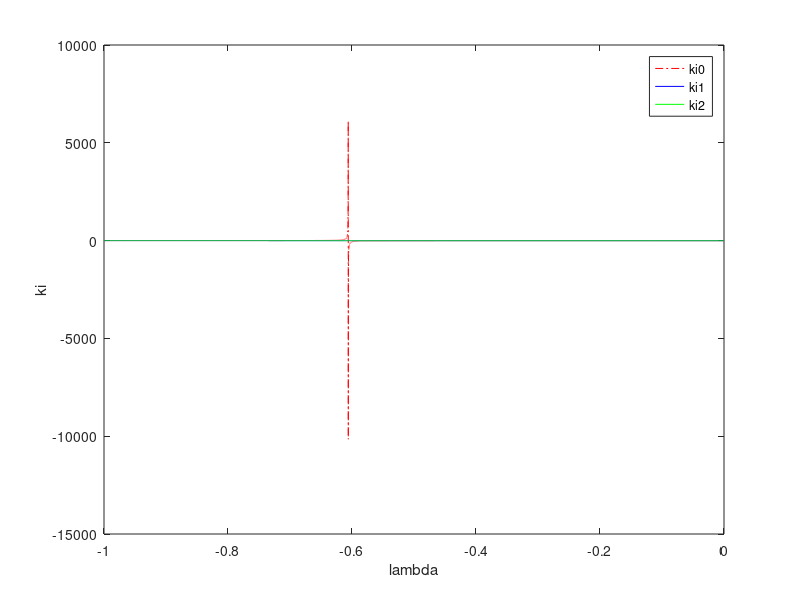

MATLAB code for this plot: (Note: this script raises an error after producing the figure.)
%%% This is comments. Please contact cnpcshangbo@gmail.com
%%%%%%%%%%%%%%%%%%%%%%%%%%%%%%%%%%%%%%%%%%%%%%%%%%%%%
%% Setting parameters and plotting ki against lambda
lamda=-1:0.0001:-0;
k=-0.8592;%plant gain. p(s)=\frac{k}{\tau s+1}\frac{1}{s}
tao=1.0710;%plant time constant
omega=1.66;%CrossoverFrequency from IO bode plot.
phi=83.9/180*pi;%from IO bode plot.

%
ki0=tan(atan(1/omega/tao)-phi)./(omega.^(-lamda).*sin(pi*lamda/2)-omega.^(-lamda).*cos(pi*lamda/2)*tan(atan(1/omega/tao)-phi));
%from one equation

% A fomula for the relationship between ki and lamda.
a=tao*omega.^(-2*lamda);
b=-lamda.*sin(pi*lamda/2).*omega.^(-lamda-1)*(omega^2*tao^2+1)+2*tao*omega.^(-lamda).*cos(pi*lamda/2);
c=tao;

ki1=(-b+(b.^2-4*a*c).^0.5)./(2*a);
ki2=(-b-(b.^2-4*a*c).^0.5)./(2*a);
%another equation

figure(1)
plot(lamda, ki0,'r-.',lamda, ki1,'b-', lamda, ki2,'g-')
xlabel('lambda');ylabel('ki');
legend('ki0','ki1','ki2')
%%%%%%%%%%%%%%%%%%%%%%%%%%%%%%%%%%%%%%%%%%%%%%%%%%%%%%%
%\lambda=-0.9855;ki2=0.2431
%% Solution 1
% To verify the crosspoint with ki1
lamda=-0.9695; % update lambda value here, make sure the value is negative.
a=tao*omega.^(-2*lamda);
b=-lamda.*sin(pi*lamda/2).*omega.^(-lamda-1)*(omega^2*tao^2+1)+2*tao*omega.^(-lamda).*cos(pi*lamda/2);
c=tao;
ki1=(-b+(b.^2-4*a*c).^0.5)./(2*a); 
disp('ki1:');
disp(ki1);

%% Verify the controller 1
ki=ki1;
s=fotf('s');
Jomega=((1+ki*omega.^(-lamda).*cos(pi*lamda/2))^2+(ki*omega.^(-lamda).*sin(pi*lamda/2))^2)^0.5;
kp=omega*(tao^2*omega^2+1)^0.5/Jomega/k; %kp %
disp('kp for ki1:');disp(kp);
c_tf=kp*(1+ki/s^lamda);
p_tf=k/(tao*s+1)/s;
sys_tf=c_tf*p_tf;
figure(2)
bode(sys_tf);
grid on

%% Solution 2
lamda=-0.9855;
a=tao*omega.^(-2*lamda);
b=-lamda.*sin(pi*lamda/2).*omega.^(-lamda-1)*(omega^2*tao^2+1)+2*tao*omega.^(-lamda).*cos(pi*lamda/2);
c=tao;
ki2=(-b-(b.^2-4*a*c).^0.5)./(2*a); %ki
disp('ki2:');disp(ki2);

%% Verify the controller 2
ki=ki2;
s=fotf('s');
Jomega=((1+ki*omega.^(-lamda).*cos(pi*lamda/2))^2+(ki*omega.^(-lamda).*sin(pi*lamda/2))^2)^0.5;
kp=omega*(tao^2*omega^2+1)^0.5/Jomega/k; %kp %
disp('kp for ki2:');disp(kp);
c_tf=kp*(1+ki/s^lamda);
p_tf=k/(tao*s+1)/s;
sys_tf=c_tf*p_tf;
figure(3);
bode(sys_tf);
grid on

% %%
% lamda=1.3922;
% a=tao*omega.^(-2*lamda);
% b=-lamda.*sin(pi*lamda/2).*omega.^(-lamda-1)*(omega^2*tao^2+1)+2*tao*omega.^(-lamda).*cos(pi*lamda/2);
% c=tao;
% ki1=(-b+(b.^2-4*a*c).^0.5)./(2*a); %ki
% disp(ki1);
% 
% %% verify the controller 3
% ki=ki1;
% s=fotf('s');
% Jomega=((1+ki*omega.^(-lamda).*cos(pi*lamda/2))^2+(ki*omega.^(-lamda).*sin(pi*lamda/2))^2)^0.5;
% kp=omega*(tao^2*omega^2+1)^0.5/Jomega/k; %kp %
% c_tf=kp*(1+ki/s^lamda);
% p_tf=k/(tao*s+1)/s;
% sys_tf=c_tf*p_tf;
% 
% figure();
% bode(sys_tf);
